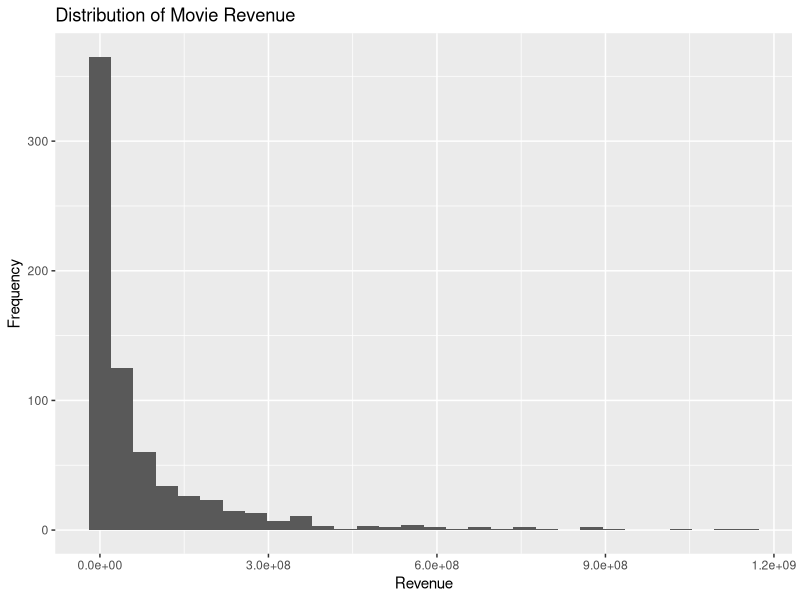
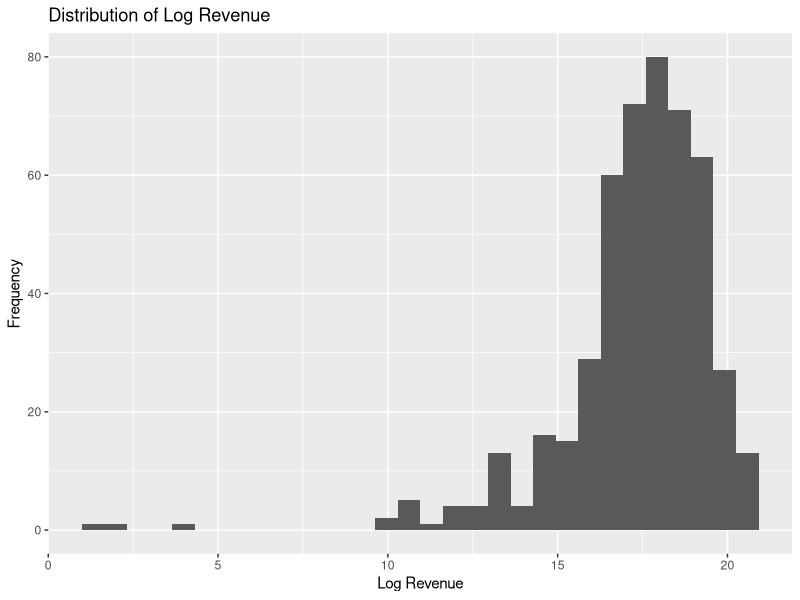
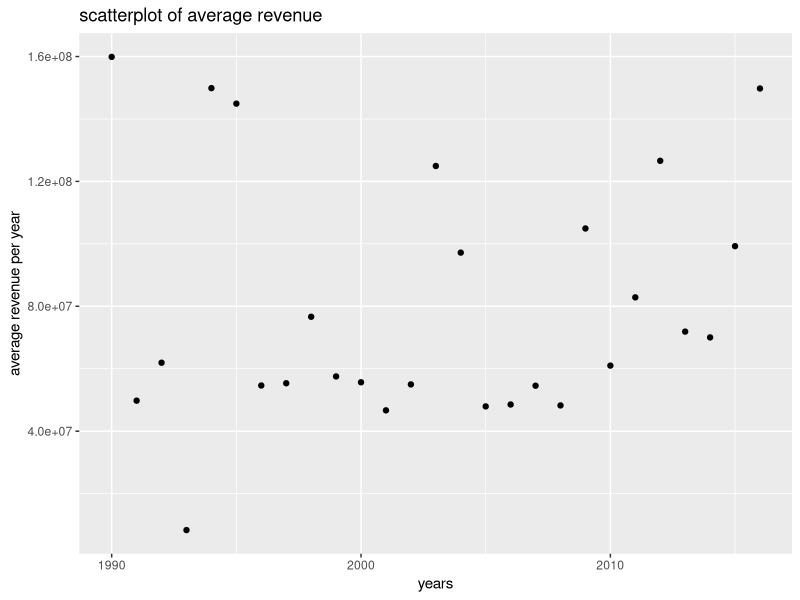
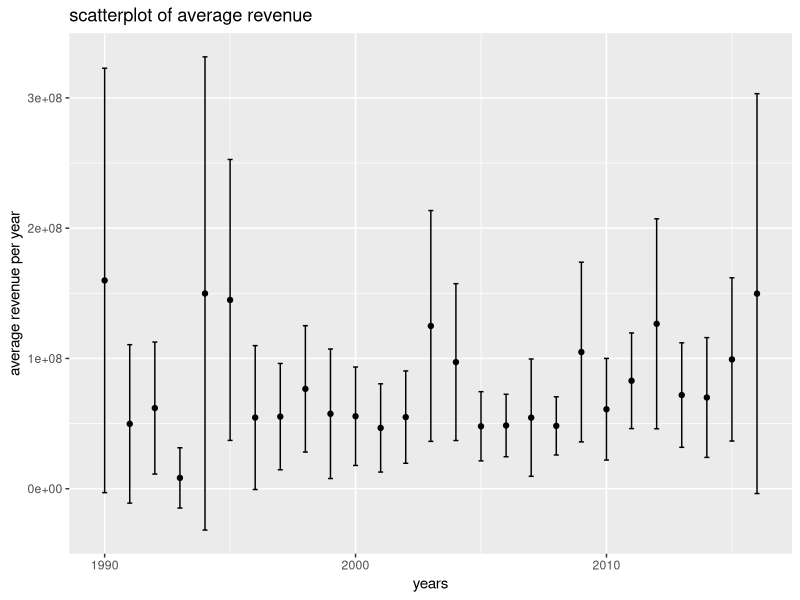

The R source for these figures, in order:
## ---- chunk 1
knitr::opts_chunk$set(echo = TRUE)
## ---- chunk 2
#WRITE YOUR CODE HERE
dataset = read.delim("data/movies3.tsv")
library(tidyverse)
library(dplyr)
nrow(dataset)
ncol(dataset)
head(dataset)
## ---- chunk 3
#WRITE YOUR CODE HERE
str(dataset)
head(dataset)
## ---- chunk 4

#WRITE YOUR CODE HERE
revenue_summary = dataset %>%
  summarize(
    mean_revenue = mean(revenue, na.rm = TRUE),
    median_revenue = median(revenue, na.rm= TRUE),
    max_revenue = max(revenue, na.rm = TRUE),
    min_revenue = min(revenue, na.rm = TRUE)
    
  )
    print(revenue_summary)
## ---- chunk 5

#WRITE YOUR CODE HERE
top_revenue = dataset %>%
  filter(revenue == max(revenue, na.rm = TRUE)) %>%
  select(title, revenue)#

min_revenue = dataset %>%
  filter(revenue == min(revenue, na.rm = TRUE)) %>%
  select(title, revenue) 

print(top_revenue)
print(min_revenue)
## ---- chunk 6
#WRITE YOUR CODE HERE
ggplot(dataset, aes(x = revenue)) +
  geom_histogram() +
  labs(
    title = "Distribution of Movie Revenue",
    x = "Revenue",
    y = "Frequency"
  )
## ---- chunk 7

#WRITE YOUR CODE HERE
dataset = dataset %>%
  mutate(log_revenue = log(revenue))

zero_revenue = dataset %>%
  filter(revenue == 0) %>%
  select(revenue, log_revenue)

  head(zero_revenue)

average_log_revenue = mean(dataset$log_revenue, na.rm = TRUE)
print(average_log_revenue)
## ---- chunk 8

#WRITE YOUR CODE HERE
dataset = dataset %>%
  mutate(log_revenue = na_if(log_revenue, -Inf))

log_revenue_no_na = dataset$log_revenue[!is.na(dataset$log_revenue)]

mean(log_revenue_no_na)

ggplot(dataset, aes(x = log_revenue)) +
  geom_histogram() +
  labs(
    title = "Distribution of Log Revenue",
    x = "Log Revenue",
    y = "Frequency"
  )
## ---- chunk 9

#WRITE YOUR CODE 
dataset = dataset %>%
  mutate(log_revenue = na_if(log_revenue, -Inf))

revenue_mean = mean(dataset$revenue)
revenue_sd = sd(dataset$revenue)
revenue_n = nrow(dataset)

revenue_skewness =
  (1 / revenue_n) *
  sum(((dataset$revenue - revenue_mean) / revenue_sd)^3, na.rm = TRUE)

revenue_kurtosis =
  (1 / revenue_n) *
  sum(((dataset$revenue - revenue_mean) / revenue_sd)^4, na.rm = TRUE) - 3

print(revenue_skewness)
print(revenue_kurtosis)

log_revenue = dataset$log_revenue[!is.na(dataset$log_revenue)]

log_n = sum(!is.na(dataset$log_revenue))
log_mean = mean(log_revenue)
log_sd = sd(log_revenue)

log_skewness =
  (1 / log_n) *
  sum(((log_revenue - log_mean) / log_sd)^3)

log_kurtosis =
  (1 / log_n) *
  sum(((log_revenue - log_mean) / log_sd)^4) - 3

print(log_skewness)
print(log_kurtosis)
## ---- chunk 10
movies <- read.delim("data/movies3.tsv")
## ---- chunk 11
#github test
mean(movies$vote_average)

## ---- chunk 12
#WRITE YOUR CODE HERE

## ---- chunk 13
#WRITE YOUR CODE HERE

## ---- chunk 14
#WRITE YOUR CODE HERE

## ---- chunk 15
#WRITE YOUR CODE HERE

## ---- chunk 16
#WRITE YOUR CODE HERE
result <- t.test(dataset$revenue, conf.level = 0.90)

result$estimate
result$conf.int

## ---- chunk 17
table(dataset$director_gender)

## ---- chunk 18
#WRITE YOUR CODE HERE
dataset$SexDum<-NA
dataset$SexDum[dataset$director_gender=="male"]<-1
dataset$SexDum[dataset$director_gender=="female"]<-0
table(dataset$SexDum)

binom.test(588, 653, 0.5)

## ---- chunk 19
dataset$revenue_in_millions <- dataset$revenue / 1000000
manvariance<-var(dataset$revenue_in_millions[dataset$director_gender=="male"],na.rm=TRUE)
womanvariance<-var(dataset$revenue_in_millions[dataset$director_gender=="female"],na.rm=TRUE)

manvariance
womanvariance
## ---- chunk 20
female_revenue <- dataset$revenue_in_millions[dataset$director_gender == "female"]
female_revenue <- female_revenue[!is.na(female_revenue)]

n <- length(female_revenue)
df <- n - 1

chisq <- df * womanvariance / manvariance

pval <- 2 * min(pchisq(chisq, df), 1 - pchisq(chisq, df))


n
df
chisq
pval

## ---- chunk 21
library(ggplot2)
library(dplyr)

year_data <- dataset |>
  group_by(release_year) |>
  summarize(
    mean_revenue = mean(revenue, na.rm = TRUE)
  )

head(year_data)

ggplot(year_data, aes(x = release_year, y = mean_revenue, na.rm = TRUE)) +
  geom_point() +
  labs(
    title = "scatterplot of average revenue ",
    x = "years",
    y = "average revenue per year"
  )
## ---- chunk 22
years <- sort(unique(dataset$release_year))
year_data <- data.frame(
  release_year = years,
  
  mean_revenue = sapply(years, function(y) {
    t.test(dataset$revenue[dataset$release_year == y])$estimate
  }),
  
  lower = sapply(years, function(y) {
    t.test(dataset$revenue[dataset$release_year == y])$conf.int[1]
  }),
  
  upper = sapply(years, function(y) {
    t.test(dataset$revenue[dataset$release_year == y])$conf.int[2]
  })
)

ggplot(year_data, aes(x = release_year, y = mean_revenue, na.rm = TRUE)) +
  geom_point() +
  geom_errorbar(
    aes(ymin = lower, ymax = upper),
    width = 0.2
  ) +
  labs(
    title = "scatterplot of average revenue ",
    x = "years",
    y = "average revenue per year"
  )
## ---- chunk 23
#WRITE YOUR CODE HERE

## ---- chunk 24
#WRITE YOUR CODE HERE

## ---- chunk 25
#WRITE YOUR CODE HERE

## ---- chunk 26
#WRITE YOUR CODE HERE

## ---- chunk 27
#WRITE YOUR CODE HERE

## ---- chunk 28
#WRITE YOUR CODE HERE

## ---- chunk 29
#WRITE YOUR CODE HERE

## ---- chunk 30
#WRITE YOUR CODE HERE

## ---- chunk 31
#WRITE YOUR CODE HERE

## ---- chunk 32
#WRITE YOUR CODE HERE

## ---- chunk 33
#WRITE YOUR CODE HERE

## ---- chunk 34
#WRITE YOUR CODE HERE

## ---- chunk 35
#WRITE YOUR CODE HERE

## ---- chunk 36
#WRITE YOUR CODE HERE

## ---- chunk 37
#WRITE YOUR CODE HERE

## ---- chunk 38
#WRITE YOUR CODE HERE
